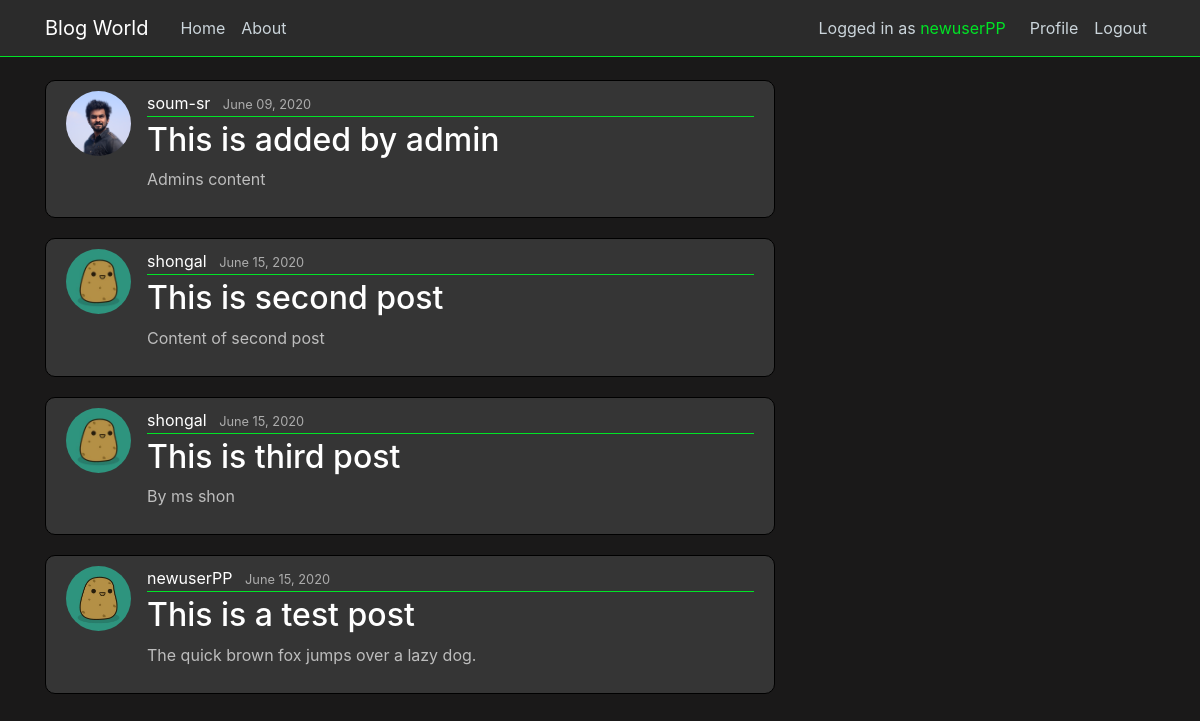
Page / (signed in) on the committed database.
### blog/models.py (models this page shows, shortened)
class Post(models.Model):
    title = models.CharField(max_length = 100)
    content = models.TextField()
    date_posted = models.DateTimeField(default=timezone.now)
    author = models.ForeignKey(User, on_delete=models.CASCADE)

### users/models.py (models this page shows, shortened)
class Profile(models.Model):
    user = models.OneToOneField(User, on_delete=models.CASCADE) # having one-to-one relation with User model
    image = models.ImageField(default='potato.jpg', upload_to='profile_pics')

### blog/views.py (the view)
# urls.py: path('', views.home, name='blog-home'), # Format-> route, function(like flask)
def home(request):
    context = {
        'posts':Post.objects.all(),
    }
    return render(request, 'blog/home.html', context)

### blog/templates/blog/home.html
{% extends "blog/base.html" %}
{% block content%}
    {% for post in posts %}
    <article class="media content-section">
        <img class="rounded-circle article-img" src="{{ post.author.profile.image.url }}" alt="">
        <div class="media-body">
            <div class="article-metadata">
                <a class="mr-2" href="#">{{ post.author }}</a>
                <small class="text-muted">{{ post.date_posted|date:"F d, Y" }}</small>
            </div>
            <h2><a class="article-title" href="#">{{ post.title }}</a></h2>
            <p class="article-content">{{ post.content }}</p>
        </div>
    </article>
    {% endfor %}
{% endblock content%}

### blog/templates/blog/base.html (shortened to what this page needs)
{% load static %}
<!DOCTYPE html>
<html lang="en">
<head>
    <link rel="stylesheet" href="https://maxcdn.bootstrapcdn.com/bootstrap/4.0.0/css/bootstrap.min.css">
    <link rel="stylesheet" href="{% static 'blog/main.css' %}">
</head>
<body>
    <header class="site-header">
        <nav class="navbar navbar-expand-md navbar-dark bg-steel fixed-top">
          <div class="container">
            <a class="navbar-brand mr-4" href="/">Blog World</a>
            <div class="collapse navbar-collapse" id="navbarToggle">
              <div class="navbar-nav mr-auto">
                <a class="nav-item nav-link" href="{% url 'blog-home' %}">Home</a>
                <a class="nav-item nav-link" href="{% url 'blog-about' %}">About</a>
              </div>
              {% if user.is_authenticated %}
              <div class="navbar-nav">
                <p class="nav-user">Logged in as <span style="color:#00e426">{{user.username}}</span></p>
                <a class="nav-item nav-link" href="{% url 'profile' %}">Profile</a>
                <a class="nav-item nav-link" href="{% url 'logout' %}">Logout</a>
              </div>
              {% else %}
              <div class="navbar-nav">
                <a class="nav-item nav-link" href="{% url 'login' %}">Login</a>
                <a class="nav-item nav-link" href="{% url 'register' %}">Register</a>
              </div>
              {% endif %}
            </div>
          </div>
        </nav>
    </header>
    <main role="main" class="container">
        <div class="row">
          <div class="col-md-8">
            {% block content %}{% endblock %}
          </div>
        </div>
    </main>
</body>
</html>

### blog/static/blog/main.css (style rules this page uses)
body { background: #1a1919; color: #ebe2e2; margin-top: 5rem; }
.bg-steel { background-color: #2b2b2b; border-bottom: 1px solid #00e426 }
.site-header .navbar-nav .nav-link { color: #cbd5db; }
.nav-user { color: #cbd5db; display:block; padding:.5rem 1rem; margin-bottom:0; }
.content-section { background: #353535; padding: 10px 20px; border: 1px solid #000000; border-radius: 10px; margin-bottom: 20px; }
.content-section p { color:#bdbdbd !important; }
.article-title { color: #ffffff; }
.article-content { white-space: pre-line; }
.article-img { height: 65px; width: 65px; margin-right: 16px; }
.article-metadata { padding-bottom: 1px; margin-bottom: 4px; border-bottom: 1px solid #00e426 }
.article-metadata a { color: #ffffff; text-decoration: none; }
.article-metadata small { color: #acacac !important; }

### rows in the picture
Post: author.profile.image (picture), author "soum-sr", date_posted "June 09, 2020", title "This is added by admin", content "Admins content"
Post: author.profile.image (picture), author "shongal", date_posted "June 15, 2020", title "This is second post", content "Content of second post"
Post: author.profile.image (picture), author "shongal", date_posted "June 15, 2020", title "This is third post", content "By ms shon"
Post: author.profile.image (picture), author "newuserPP", date_posted "June 15, 2020", title "This is a test post", content "The quick brown fox jumps over a lazy dog."

### other values in the picture
{{ user.username }} "newuserPP"
